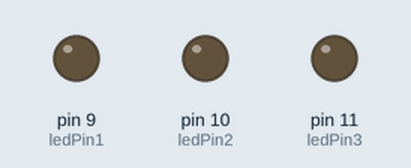
Recording of a sketch running on a simulated Arduino Uno, built with avr-gcc and run on an emulated ATmega328P. Parts: output pins drawn as LEDs (lit = HIGH).

Above: at 0.05 s.
At 1.45 s:
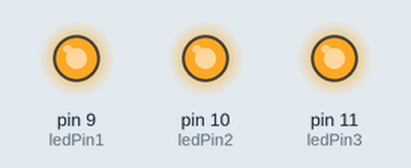
At 2.9 s:
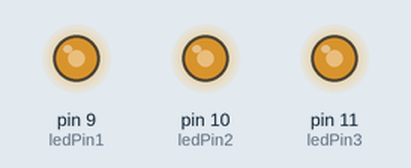
At 3.8 s:
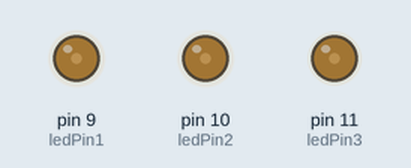
At 6.3 s:
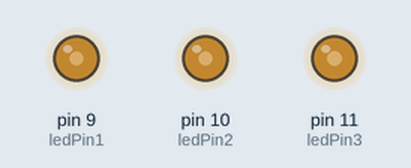
Timing chart, 0 to 8.2 s (numbered marks = the images above):
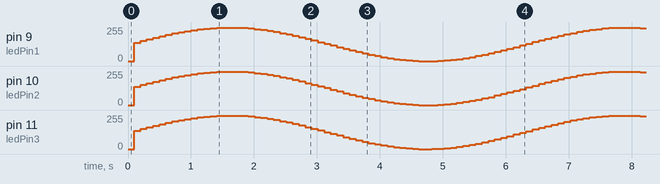

The sketch:

SinWaveFading.ino
```cpp
/*
 SinWave fading for RGB LED
 Why use complicated loops when the Sin fuction can do nicely
 chris.gozzard81@gmail.com
*/

int ledPin1 = 9;    // LED connected to digital pin 9
int ledPin2 = 10;
int ledPin3 = 11;
int RedValue = 0;
int GreenValue = 0;
int BlueValue = 0;

long t = 1; //time

void setup() {
  // nothing happens in setup
}

void loop() {

  analogWrite(ledPin1, RedValue);
  analogWrite(ledPin2, GreenValue);
  analogWrite(ledPin3, BlueValue);

RedValue = 126 + (126*sin(t*0.1003)); // calculates the RedValue
GreenValue = 126 + (126*sin(t*0.1007)); // calculates the GreenValue
BlueValue = 126 + (126*sin(t*0.1009)); // calculates the BlueValue
delay (100);
  t++; // increases the time by 1

}
```
